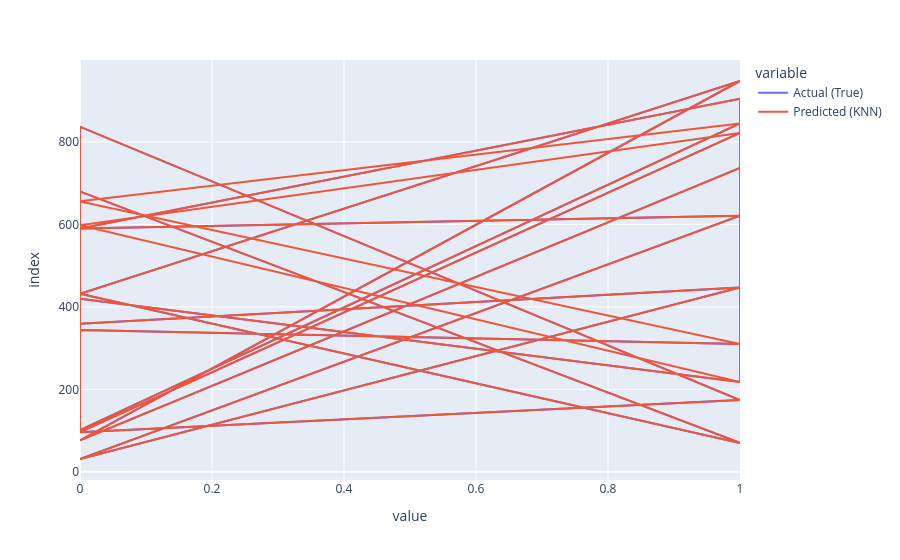

Here is the notebook cell this chart was saved with:
### Markdown cell above
## Visualize Residuals

### Code cell
px.line( knn_comparison_df.head( 25 ), x  = ['Actual (True)', 'Predicted (KNN)'] )

### Figure 1 — Plotly figure (JSON) as saved in the notebook; plotly's stock layout.template omitted (floating-point values rounded to 4 significant figures)
{"data": [{"hovertemplate": "variable=Actual (True)<br>value=%{x}<br>index=%{y}<extra></extra>", "legendgroup": "Actual (True)", "line": {"color": "#636efa", "dash": "solid"}, "marker": {"symbol": "circle"}, "mode": "lines", "name": "Actual (True)", "orientation": "h", "showlegend": true, "type": "scatter", "x": [0, 0, 1, 0, 1, 0, 1, 1, 0, 1, 0, 1, 0, 0, 1, 1, 1, 0, 0, 1, 0, 1, 1, 1, 0], "xaxis": "x", "y": [527, 359, 447, 31, 621, 590, 905, 737, 76, 948, 432, 70, 680, 101, 845, 656, 310, 344, 837, 174, 96, 822, 598, 218, 420], "yaxis": "y"}, {"hovertemplate": "variable=Predicted (KNN)<br>value=%{x}<br>index=%{y}<extra></extra>", "legendgroup": "Predicted (KNN)", "line": {"color": "#EF553B", "dash": "solid"}, "marker": {"symbol": "circle"}, "mode": "lines", "name": "Predicted (KNN)", "orientation": "h", "showlegend": true, "type": "scatter", "x": [0, 0, 1, 0, 1, 0, 1, 1, 0, 1, 0, 1, 0, 0, 1, 0, 1, 0, 0, 1, 0, 1, 0, 1, 0], "xaxis": "x", "y": [527, 359, 447, 31, 621, 590, 905, 737, 76, 948, 432, 70, 680, 101, 845, 656, 310, 344, 837, 174, 96, 822, 598, 218, 420], "yaxis": "y"}], "layout": {"legend": {"title": {"text": "variable"}, "tracegroupgap": 0}, "margin": {"t": 60}, "xaxis": {"anchor": "y", "domain": [0, 1], "title": {"text": "value"}}, "yaxis": {"anchor": "x", "domain": [0, 1], "title": {"text": "index"}}}}
